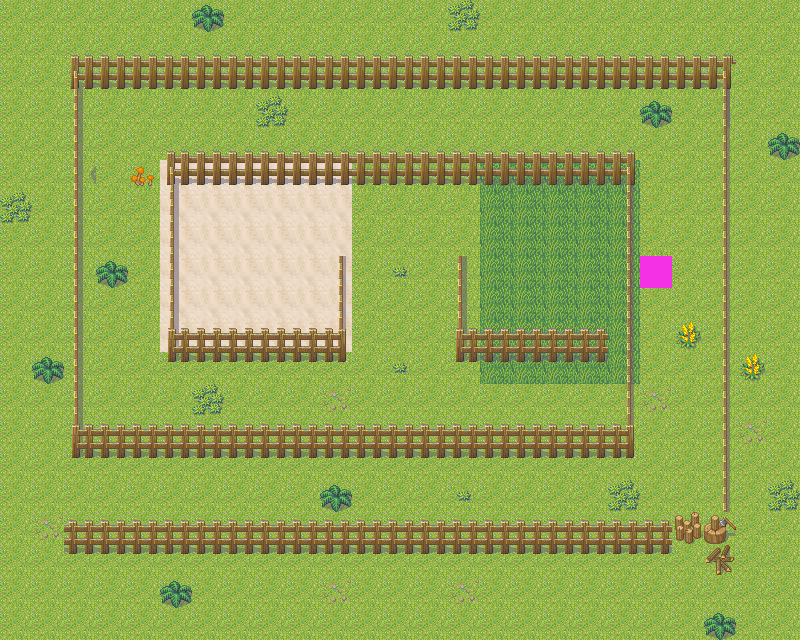

The image is a tile-based game level rendered from a .tmx file. Its description and source (layers, tilesets, objects; grid data summarised) follow:
An orthogonal 25x20 tile map with 32x32 px tiles, 5 tile layers (Controls, Underground, Fences, Objects, ...), 2 tilesets.

<map version="1.0" orientation="orthogonal" width="25" height="20" tilewidth="32" tileheight="32">
 <tileset firstgid="1" name="RPGmakerXPMegaTileset" tilewidth="32" tileheight="32">
  <image source="../Images/Tilesets/RPGmakerXP1.png" width="256" height="4736" />
 </tileset>
 <tileset firstgid="1185" name="ControlsTileset" tilewidth="32" tileheight="32">
  <image source="../Images/Tilesets/ControlsTileset.png" width="128" height="64" />
  <tile id="0">
   <properties>
    <property name="Sheep" value="1" />
   </properties>
  </tile>
  <tile id="1">
   <properties>
    <property name="Dog" value="1" />
   </properties>
  </tile>
  <tile id="2">
   <properties>
    <property name="Wolf" value="1" />
   </properties>
  </tile>
  <tile id="3">
   <properties>
    <property name="LoveSheep" value="1" />
   </properties>
  </tile>
  <tile id="4">
   <properties>
    <property name="Collision" value="1" />
   </properties>
  </tile>
  <tile id="5">
   <properties>
    <property name="Goal" value="1" />
   </properties>
  </tile>
 </tileset>
 <layer name="Controls" width="25" height="20">
  <data>[500 cells, 163 non-empty, 5 distinct tile ids]</data>
 </layer>
 <layer name="Underground" width="25" height="20">
  <data>[500 cells, 500 non-empty, 4 distinct tile ids]</data>
 </layer>
 <layer name="Fences" width="25" height="20">
  <data>[500 cells, 206 non-empty, 14 distinct tile ids]</data>
 </layer>
 <layer name="Objects" width="25" height="20">
  <data>[500 cells, 9 non-empty, 9 distinct tile ids]</data>
 </layer>
 <layer name="Foliage" width="25" height="20">
  <data>[500 cells, 26 non-empty, 6 distinct tile ids]</data>
 </layer>
</map>
